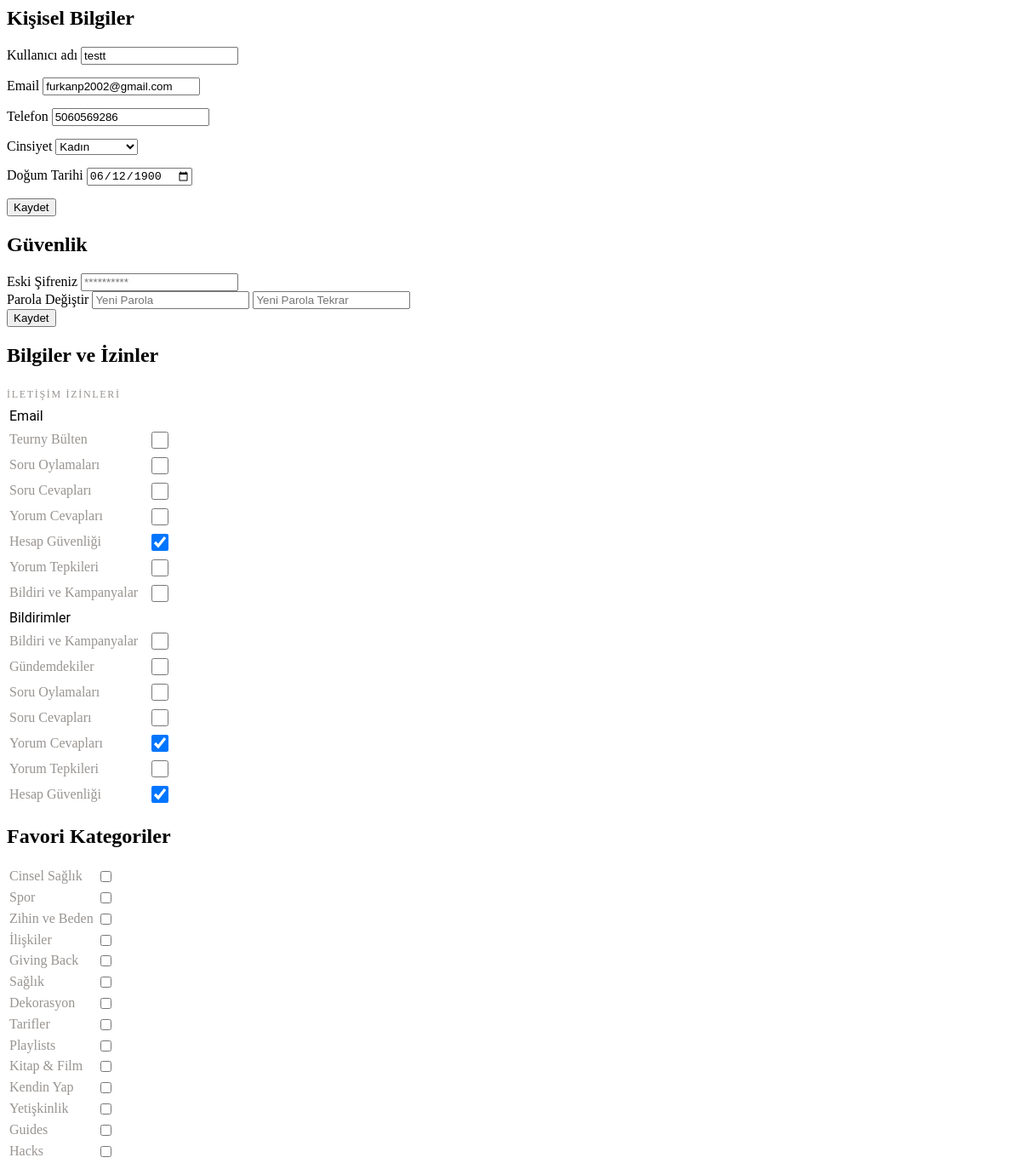
Page /profil/template-parts/settings.html (signed in) on the earlier database version.
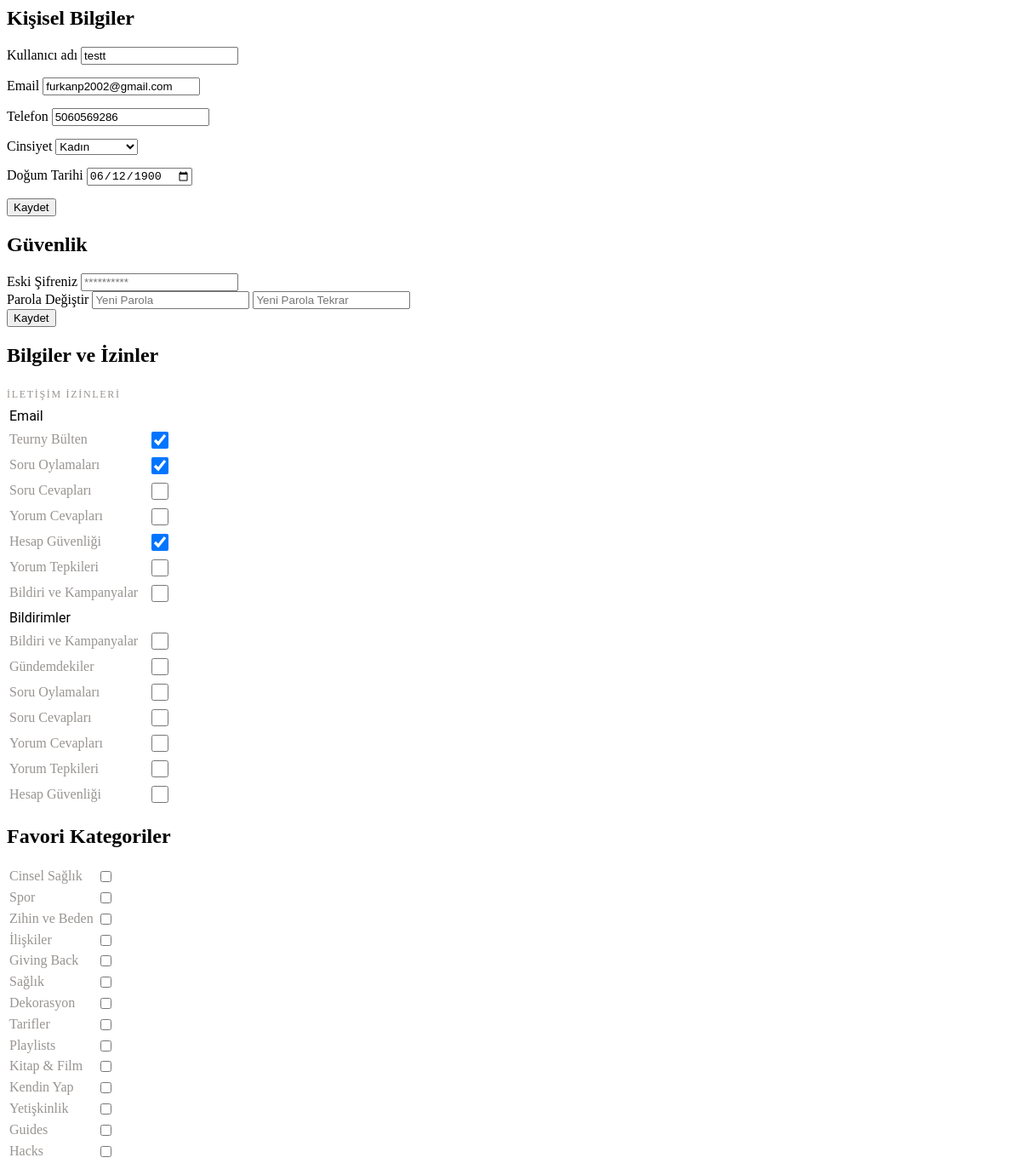
Same page on the later database version.
### tuerny_app/models.py (models this page shows, shortened)
class UserSettings(models.Model):
    user = models.OneToOneField(CustomUser, on_delete=models.CASCADE, related_name="settings")
    email_newsletter = models.BooleanField(default=False)
    email_question_votes = models.BooleanField(default=True)
    email_question_answers = models.BooleanField(default=True)
    email_comment_replies = models.BooleanField(default=True)
    email_security_alerts = models.BooleanField(default=True)
    email_comment_reactions = models.BooleanField(default=True)
    email_notifications = models.BooleanField(default=False)
    notify_campaigns = models.BooleanField(default=True)
    notify_trending = models.BooleanField(default=False)
    notify_question_votes = models.BooleanField(default=True)
    notify_question_answers = models.BooleanField(default=True)
    notify_comment_replies = models.BooleanField(default=True)
    notify_comment_reactions = models.BooleanField(default=True)
    notify_security_alerts = models.BooleanField(default=True)

### tuerny_app/views.py (the view)
# urls.py: path("profil/template-parts/settings.html", views.settings, name="settings"),
def settings(request):
    user_settings, created = UserSettings.objects.get_or_create(user=request.user)
    return render(request, "tuerny_app/settings.html", {"user_settings": user_settings})

### tuerny_app/context_processors.py (called while the page is built)
def categories_context(request):
    categories = MainCategory.objects.all()
    subcategories = SubCategory.objects.all()
    blogs = Blog.objects.all()
    return {
        'categories': categories,
        'subcategories': subcategories,
        'blog': blogs
    }

### tuerny_app/templates/tuerny_app/settings.html (shortened to what the changed rows need)
<div class="row justify-content-center">
  <div class="col-12 col-xl-6">
    <div class="py-4">
      <div class="accordion accordion-flush" id="accordionFlushExample">
        <div class="accordion-item">
          <h2 class="accordion-header" id="flush-headingOne">
            <div
              class="accordion-button collapsed"
              type="button"
              data-bs-toggle="collapse"
              data-bs-target="#flush-collapseOne"
              aria-expanded="false"
              aria-controls="flush-collapseOne"
            >
              Kişisel Bilgiler
            </div>
          </h2>
        </div>
        <div class="accordion-item">
          <h2 class="accordion-header" id="flush-headingTwo">
            <div
              class="accordion-button collapsed"
              type="button"
              data-bs-toggle="collapse"
              data-bs-target="#flush-collapseTwo"
              aria-expanded="false"
              aria-controls="flush-collapseTwo"
            >
              Güvenlik
            </div>
          </h2>
        </div>
        <div class="accordion-item">
          <h2 class="accordion-header" id="flush-headingThree">
            <div
              class="accordion-button collapsed"
              type="button"
              data-bs-toggle="collapse"
              data-bs-target="#flush-collapseThree"
              aria-expanded="false"
              aria-controls="flush-collapseThree"
            >
              Bilgiler ve İzinler
            </div>
          </h2>
          <div
            id="flush-collapseThree"
            class="accordion-collapse collapse"
            aria-labelledby="flush-headingThree"
            data-bs-parent="#accordionFlushExample"
          >
            <div class="accordion-body">
              <div class="d-flex flex-column gap-4">
                <table class="table">
                  <thead>
                      <tr>
                          <th style="font-family: Roboto; font-size: 16px; font-weight: 400; line-height: 20.8px; text-align: left;">
                              Email
                          </th>
                          <th style="text-align: right"></th>
                      </tr>
                  </thead>
                  <tbody>
                      <tr>
                          <td class="text-end">
                              <div class="form-switch">
                                <input class="form-check-input setting-toggle" type="checkbox"
                                id="email_newsletter" data-setting="email_newsletter"
                                {% if user_settings.email_newsletter %}checked{% endif %}>
                              </div>
                          </td>
                      </tr>
                      <tr>
                          <td class="text-end">
                              <div class="form-switch">
                                  <input class="form-check-input setting-toggle" type="checkbox"
                                         id="email_question_votes" data-setting="email_question_votes"
                                         {% if user_settings.email_question_votes %}checked{% endif %}>
                              </div>
                          </td>
                      </tr>
                      <tr>
                          <td class="text-end">
                              <div class="form-switch">
                                  <input class="form-check-input setting-toggle" type="checkbox"
                                         id="email_question_answers" data-setting="email_question_answers"
                                         {% if user_settings.email_question_answers %}checked{% endif %}>
                              </div>
                          </td>
                      </tr>
                      <tr>
                          <td class="text-end">
                              <div class="form-switch">
                                  <input class="form-check-input setting-toggle" type="checkbox"
                                         id="email_comment_replies" data-setting="email_comment_replies"
                                         {% if user_settings.email_comment_replies %}checked{% endif %}>
                              </div>
                          </td>
                      </tr>
                      <tr>
                          <td class="text-end">
                              <div class="form-switch">
                                  <input class="form-check-input setting-toggle" type="checkbox"
                                         id="email_security_alerts" data-setting="email_security_alerts"
                                         {% if user_settings.email_security_alerts %}checked{% endif %}>
                              </div>
                          </td>
                      </tr>
                      <tr>
                          <td class="text-end">
                              <div class="form-switch">
                                  <input class="form-check-input setting-toggle" type="checkbox"
                                         id="email_comment_reactions" data-setting="email_comment_reactions"
                                         {% if user_settings.email_comment_reactions %}checked{% endif %}>
                              </div>
                          </td>
                      </tr>
                      <tr>
                          <td class="text-end">
                              <div class="form-switch">
                                  <input class="form-check-input setting-toggle" type="checkbox"
                                         id="email_notifications" data-setting="email_notifications"
                                         {% if user_settings.email_notifications %}checked{% endif %}>
                              </div>
                          </td>
                      </tr>
                  </tbody>
              </table>
                <table class="table">
                  <thead>
                      <tr>
                          <th style="font-family: Roboto; font-size: 16px; font-weight: 400; line-height: 20.8px; text-align: left;">
                              Bildirimler
                          </th>
                          <th style="text-align: right"></th>
                      </tr>
                  </thead>
                  <tbody>
                      <tr>
                          <td class="text-end">
                              <div class="form-switch">
                                  <input class="form-check-input setting-toggle" type="checkbox"
                                         id="notify_campaigns" data-setting="notify_campaigns"
                                         {% if user_settings.notify_campaigns %}checked{% endif %}>
                              </div>
                          </td>
                      </tr>
                      <tr>
                          <td class="text-end">
                              <div class="form-switch">
                                  <input class="form-check-input setting-toggle" type="checkbox"
                                         id="notify_trending" data-setting="notify_trending"
                                         {% if user_settings.notify_trending %}checked{% endif %}>
                              </div>
                          </td>
                      </tr>
                      <tr>
                          <td class="text-end">
                              <div class="form-switch">
                                  <input class="form-check-input setting-toggle" type="checkbox"
                                         id="notify_question_votes" data-setting="notify_question_votes"
                                         {% if user_settings.notify_question_votes %}checked{% endif %}>
                              </div>
                          </td>
                      </tr>
                      <tr>
                          <td class="text-end">
                              <div class="form-switch">
                                  <input class="form-check-input setting-toggle" type="checkbox"
                                         id="notify_question_answers" data-setting="notify_question_answers"
                                         {% if user_settings.notify_question_answers %}checked{% endif %}>
                              </div>
                          </td>
                      </tr>
                      <tr>
                          <td class="text-end">
                              <div class="form-switch">
                                  <input class="form-check-input setting-toggle" type="checkbox"
                                         id="notify_comment_replies" data-setting="notify_comment_replies"
                                         {% if user_settings.notify_comment_replies %}checked{% endif %}>
                              </div>
                          </td>
                      </tr>
                      <tr>
                          <td class="text-end">
                              <div class="form-switch">
                                  <input class="form-check-input setting-toggle" type="checkbox"
                                         id="notify_comment_reactions" data-setting="notify_comment_reactions"
                                         {% if user_settings.notify_comment_reactions %}checked{% endif %}>
                              </div>
                          </td>
                      </tr>
                      <tr>
                          <td class="text-end">
                              <div class="form-switch">
                                  <input class="form-check-input setting-toggle" type="checkbox"
                                         id="notify_security_alerts" data-setting="notify_security_alerts"
                                         {% if user_settings.notify_security_alerts %}checked{% endif %}>
                              </div>
                          </td>
                      </tr>
                  </tbody>
              </table>
              </div>
            </div>
          </div>
        </div>
        <div class="accordion-item">
          <h2 class="accordion-header" id="flush-headingFour">
            <div
              class="accordion-button collapsed"
              type="button"
              data-bs-toggle="collapse"
              data-bs-target="#flush-collapseFour"
              aria-expanded="false"
              aria-controls="flush-collapseFour"
            >
              Favori Kategoriler
            </div>
          </h2>
        </div>
      </div>
    </div>
  </div>
</div>

Differences in the rows shown:
changed UserSettings: email_newsletter "☐" → "☑"; email_question_votes "☐" → "☑"; notify_comment_replies "☑" → "☐"; notify_security_alerts "☑" → "☐"
